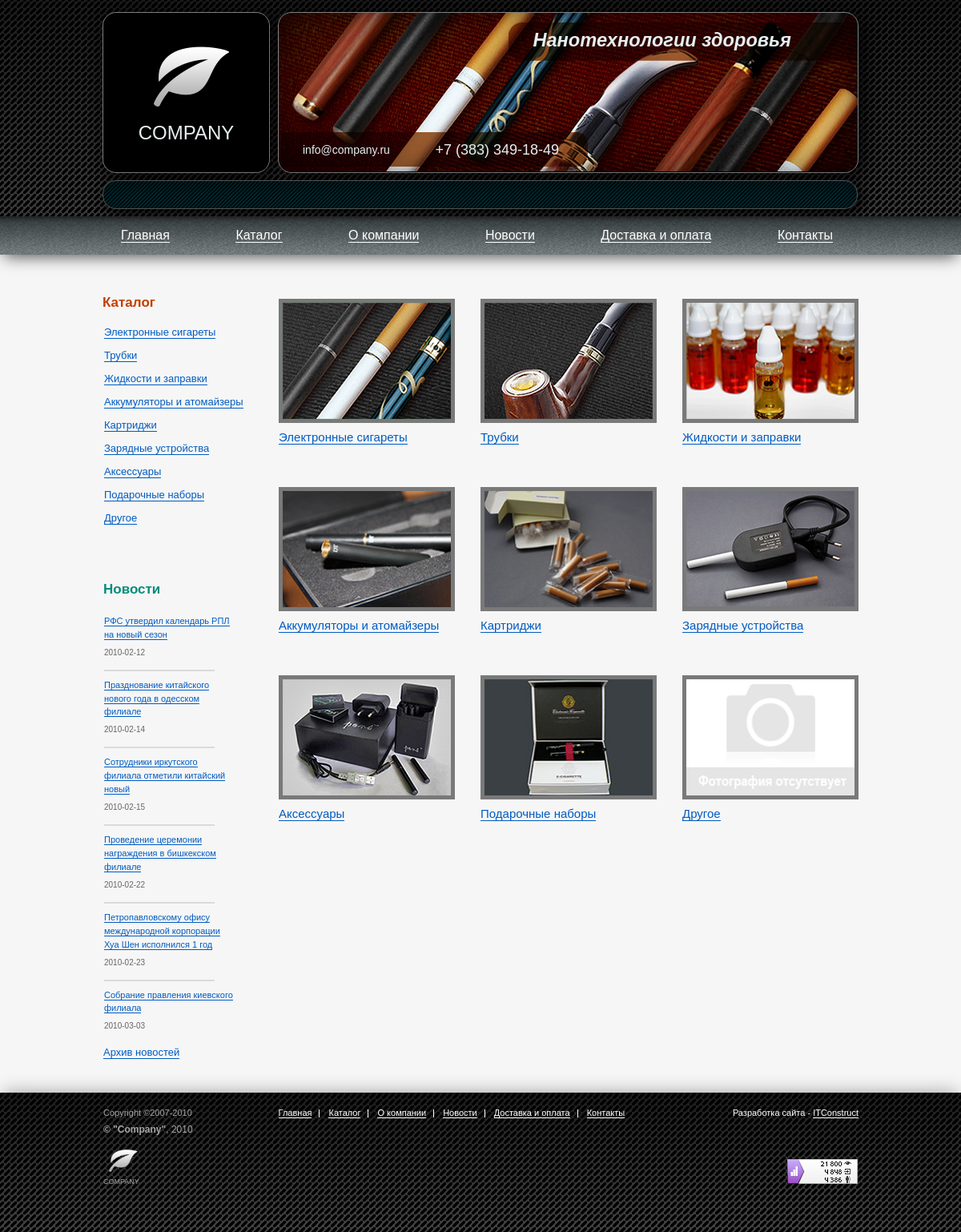
Screenshot of /Companysmoke/index.php with the database file from the repository.
### tables this page shows
CREATE TABLE Category (
    category_id INT NOT NULL AUTO_INCREMENT,
    name VARCHAR(40) NOT NULL,
	category_img VARCHAR(255),
    CONSTRAINT category__pk PRIMARY KEY (category_id)
);

CREATE TABLE News (
	news_id INT NOT NULL AUTO_INCREMENT,
	title VARCHAR(255) NOT NULL,
	date DATE NOT NULL,
	preview TEXT,
	description TEXT,
	CONSTRAINT news__pk PRIMARY KEY (news_id)
);

### Companysmoke/application/models/index.php (called while the page is built)
<?php
include_once("includes/lib.php");
include_once("includes/config.php");
$news_array = getNews();
$categories = getCategories();
$menu = extensionMenu($menu, 'Каталог', $categories);
include('application/views/index.php');
?>

### Companysmoke/index.php (called while the page is built)
<?php
    include('application/models/index.php');
?>

### Companysmoke/includes/lib.php (called while the page is built, shortened)
<?php
function getCategories() {
    global $connection;
    $query = "SELECT * FROM Category";
    $result = mysqli_query($connection, $query);
    while ($element = mysqli_fetch_assoc($result)) {
        $array[$element['category_id']]['title'] = $element['name'];
        $array[$element['category_id']]['img'] = $element['category_img'];
        $array[$element['category_id']]['submenu'] = null;
    }
    return $array;
}
function getNews() {
    global $connection;
    $query = "SELECT news_id, title, date FROM News ORDER BY date LIMIT 0,".NEWSCOUNT;
    $result = mysqli_query($connection, $query);
    while ($element = mysqli_fetch_assoc($result)) {
        $array[] = $element;
    }
    return $array;
}
function extensionMenu($menu, $menu_additem, $submenu) {
    foreach($menu as $menu_item => $item) {
        if ($item['title'] == $menu_additem) {
            $menu[$menu_item]['submenu'] = $submenu;
            return $menu;
        }
    }
    return $menu;
}
function currentPage() {
    $cur_url = $_SERVER['REQUEST_URI'];
	$urls = explode('/', $cur_url);
    $urls[1] = (!empty($urls[1])) ? explode('?',$urls[1])[0] : null;
    return $urls[1];
}
?>

### Companysmoke/includes/config.php (called while the page is built, shortened)
<?php
    $menu = array (
        'index.php'=> [
            'title' => 'Главная',
            'activeLinks' => array(
                '',
                '/'
            ),
            'submenu' => null
        ],
        'catalog.php' => [
            'title' => 'Каталог',
            'activeLinks' => array(
                'product.php'
            ),
            'submenu' => null
        ],
        'about.php' => [
            'title' => 'О компании',
            'activeLinks' => null,
            'submenu' => null
        ],
        'news.php' => [
            'title' => 'Новости',
            'activeLinks' => array(
                'news-detail.php'
            ),
            'submenu' => null
        ],
        'paydelivery.php' => [
            'title' => 'Доставка и оплата',
            'activeLinks' => null,
            'submenu' => null
        ],
        'contacts.php' => [
            'title' => 'Контакты',
            'activeLinks' => null,
            'submenu' => null
        ]
    );
?>

### Companysmoke/application/views/index.php (the view, shortened to what this page needs)
<?php
include('includes/template_header.php');
?>
<ul class="categories">
    <?foreach($categories as $category=>$cat_item):?>
        <li class="category">
            <a class="category__link" href="/catalog.php?id=<?=$category?>">
                <img class="category__image" src="<?=($cat_item['img']) ?? 'source/img/category-none.jpg'?>" alt="category-image-1">
                <span class="category__name-container"><span class="category__name-inner"><?=$cat_item['title']?></span></span>
            </a>
        </li>
    <?endforeach?>
</ul>
<?php
include('includes/template_footer.php');
?>

### Companysmoke/application/views/includes/template_footer.php (shortened to what this page needs)
</main>
<div class="sidebar">
	<section class="catalog">
		<h2 class="sidebar__headline">Каталог</h2>
		<ul class="catalog-list">
			<?foreach($categories as $category=>$cat_item):?>
				<li class="catalog-list__item"><a class="catalog-list__link" href="/catalog.php?id=<?=$category?>"><?=$cat_item['title']?></a></li>
			<?endforeach?>
		</ul>
	</section>
	<section class="news">
		<h2 class="sidebar__headline news__headline">Новости</h2>
		<ul class="news-list">
			<?foreach($news_array as $news=>$new):?>
				<li class="news-item">
					<a class="news-item__link" href=" /news-detail.php?id=<?=$new['news_id']?>">
					<?=$new['title']?>
					</a>
					<span class="news-item__date"><?=$new['date']?></span>
				</li>
			<?endforeach?>
		</ul>
		<span class="archive"><a class="archive__link" href=" /news.php">Архив новостей</a></span>
	</section>
</div>
</div>
</div>
<footer class="page-footer">
	<div class="wrapper page-footer__wrapper">
		<div class="copyright">
			<span class="copyright__part copyright__lifetime">Copyright ©2007-2010</span>
			<span class="copyright__part copyright__company-lifetime"><b>© "Company"</b>, 2010</span>
			<img class="copyright__image" src=" /source/img/logo.png" alt="Company-logo">
			<span class="copyright__part copyrhigt__company-name">Company</span>
		</div>
		<nav class="footer-nav">
			<ul class="footer-nav__list">
				<?$current_page = currentPage();?>
				<?foreach ($menu as $menu_item=>$item):?>
					<?if($current_page == $menu_item || ($item['activeLinks'] != null && in_array($current_page, $item['activeLinks']))):?>
						<li class="footer-nav__list-item"><span class="footer-nav__link"><?=$item['title']?></span></li>
					<?else:?>
						<li class="footer-nav__list-item"><a class="footer-nav__link" href="<?=$menu_item?>"><?=$item['title']?></a></li>
					<?endif?>
				<?endforeach?>
			</ul>
		</nav>
		<div class="developer">
			<span class="developer__ref">Разработка сайта - <a class="developer__link" href="https://itconstruct.ru/">ITConstruct</a></span>
			<img class="counter" src=" /source/img/counter.png" alt="Page-counter">
		</div>
	</div>
</footer>
</body>
</html>

### rows the page displays
category: category_img (picture), name "Электронные сигареты"
category: category_img (picture), name "Трубки"
category: category_img (picture), name "Жидкости и заправки"
category: category_img (picture), name "Аккумуляторы и атомайзеры"
category: category_img (picture), name "Картриджи"
category: category_img (picture), name "Зарядные устройства"
category: category_img (picture), name "Аксессуары"
category: category_img (picture), name "Подарочные наборы"
news: title "РФС утвердил календарь РПЛ на новый сезон", date "2010-02-12"
news: title "Празднование китайского нового года в одесском филиале", date "2010-02-14"
news: title "Сотрудники иркутского филиала отметили китайский новый", date "2010-02-15"
news: title "Проведение церемонии награждения в бишкекском филиале", date "2010-02-22"
news: title "Петропавловскому офису международной корпорации Хуа Шен исполнился 1 год", date "2010-02-23"
news: title "Собрание правления киевского филиала", date "2010-03-03"

### other values shown
$item['title'] "Главная"
$item['title'] "Каталог"
$item['title'] "О компании"
$item['title'] "Новости"
$item['title'] "Доставка и оплата"
$item['title'] "Контакты"
$cat_item['title'] "Другое"
